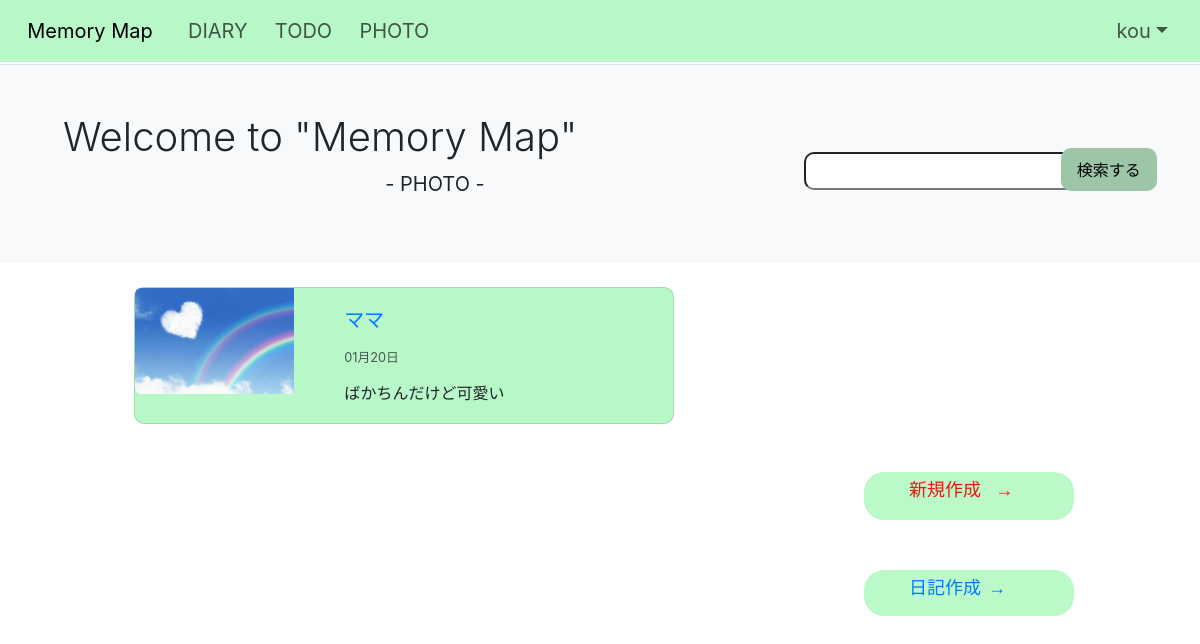
The app's page /spdiary/imagelist/ (signed in) with its own data.
### spdiary/models.py (models this page shows, shortened)
class Image(models.Model):
    name = models.CharField(verbose_name='題名',max_length=40)
    image = models.ImageField(upload_to='img/upload')
    memo = models.TextField(verbose_name='メモ',max_length=60,null=True,blank=True)
    today = models.DateTimeField(verbose_name='作成日', default=timezone.now)
    user = models.ForeignKey(User, on_delete=models.CASCADE)

### spdiary/views.py (the view)
# urls.py: path('imagelist/',ImageListView.as_view(),name='imagelist'),
class ImageListView(generic.ListView):
    model = Image
    template_name = 'image/imagelist.html'
    def get_queryset(self):
        query = self.request.GET.get('query')
        if query and self.request.user.is_active:
            image_list = Image.objects.filter(
                name__icontains=query,user=self.request.user)
        elif not query and self.request.user.is_active:
            image_list = Image.objects.filter(user=self.request.user).order_by('-id')
        else:
            image_list = Image.objects.none()
        return image_list

### templates/image/imagelist.html (shortened to what this page needs)
{% extends './base.html' %}
{% block content %}
<link rel="stylesheet" href="https://stackpath.bootstrapcdn.com/bootstrap/4.4.1/css/bootstrap.min.css">
<body>
    <div class="bg-light p-3 p-sm-5 mb-4 border-top">
      <div class="container">
        <h1 class="display-6">Welcome to "Memory Map"</h1>
        <p style="font-size:20px; padding-left:30%;">- PHOTO -</p>
      </div>
    </div>
    <div class="container">
      <form action="" method="get">
        <input name="query" value="{{ request.GET.query }}" type="text" />
        <button type="submit" class="button">検索する</button>
      </form>
    </div>
  <div class="container">
  {% for image in image_list %}
  <div class="card mb-4" style="max-width: 540px; left:8%; background-color: #b8f7c7; border-radius:10px;">
    <div class="row g-0">
      <div class="col-md-4">
        <img src="{{ image.image.url }}" class="img-fluid rounded-start" alt="...">
      </div>
      <div class="col-md-8">
        <div class="card-body">
          <h5 class="card-title"><a href="{% url 'spdiary:imagedetail' image.id %}">{{ image.name }}</a></h5>
          <p class="card-text"><small class="text-body-secondary">{{ image.today|date:"m月d日"}}</small></p>
          <h6 class="card-text">{{ image.memo }}</h6>
        </div>
      </div>
    </div>
  </div>
  {% endfor %}
<a class="list" href="{% url 'spdiary:list' %}"><span class="yohaku">日記作成 →</span></a>
<a class="create" href="{% url 'spdiary:image' %}"><span class="yohaku">新規作成　→</span></a>
</body>
{% endblock %}

### templates/image/base.html (shortened to what this page needs)
<!DOCTYPE html>
{% load django_bootstrap5 %}
{% bootstrap_css %}
<html lang="ja">
<head>
</head>
<body style="padding-top: 4rem;">
    <div class='fixed-top'>
        <nav class="navbar navbar-expand-lg" style="background-color:#b8f7c7; font-size: 20px;">
            <a class="navbar-brand" href="{% url 'spdiary:list' %}">&nbsp;&nbsp;Memory Map</a>
            <div class="collapse navbar-collapse" id="navbarSupportedContent">
              <ul class="navbar-nav mr-auto">
                <li class="nav-item active">
                  <a class="nav-link" href="{% url 'spdiary:list' %}">&nbsp;&nbsp;DIARY</a>
                </li>
                <li class="nav-item">
                  <a class="nav-link" href="{% url 'spdiary:listpage' %}">&nbsp;&nbsp;TODO</a>
                </li>
                <li class="nav-item">
                  <a class="nav-link" href="{% url 'spdiary:imagelist' %}">&nbsp;&nbsp;PHOTO</a>
              </ul>
            </div>
            <ul class="navbar-nav mr-md-2">
                {% if user.is_authenticated %}
                <a class="nav-link dropdown-toggle" href="#" id="navbarDropdown" role="button" data-bs-toggle="dropdown" aria-expanded="false">{{ user.username }}</a>
                {% else %}
                <a class="btn btn-outline-light btn-sm" href="{% url 'spdiary:login' %}">ログイン</a></li>
                {% endif %}
            </ul>
        </nav>
    </div>
    {% block content %}
    {% endblock %}
</body>
</html>

### templates/image/imagelist.html (style rules this page uses)
.create { position:absolute; background-color:#bbf9c9; border-radius: 20px; left:72%; bottom:35%; color:rgb(237, 22, 18); font-size:18px; font-family: monospace; width: 210px; line-height: 38px; min-height: 48px; }
.list { border: none; position:absolute; background-color:#bbf9c9; border-radius: 20px; left:72%; bottom:23%; font-size:18px; font-family: monospace; width: 210px; line-height: 38px; min-height: 46px; }
.yohaku { margin:8px 45px; }
input[name="query" ] { background-color: #FFF ; left:67%; position: absolute; font-size:21px; border-radius: 10px; top:19%; }
.button { -moz-appearance: none; -webkit-appearance: none; appearance: none; margin: 1em 0; padding: 0.6em 1em; font-size: 1em; background-color: #9dc5a8; ; border: 0; transition: 0.3s; left:88.4%; position: absolute; border-radius: 10px; top:16.5%; }

### records on screen
Image: image (picture), name "ママ", today "01月20日", memo "ばかちんだけど可愛い"

### other values on screen
{{ user.username }} "kou"
